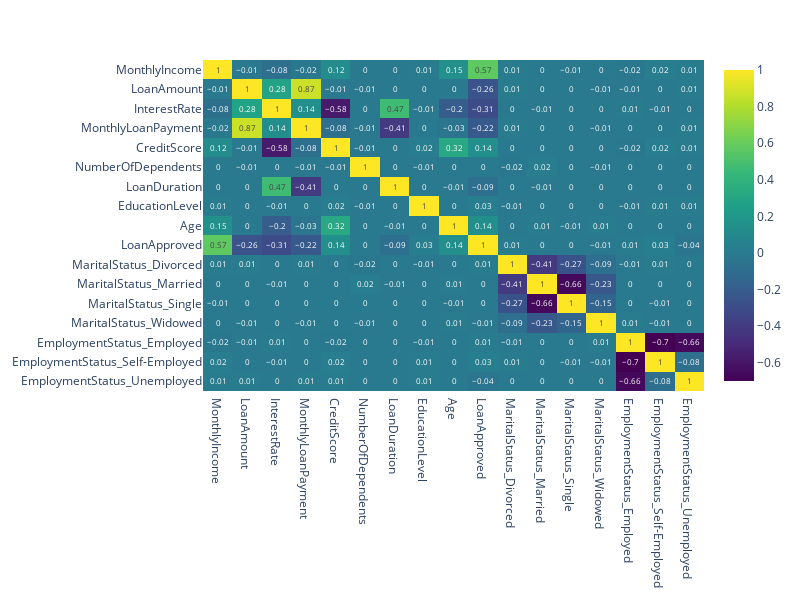

The cell this chart's notebook holds for it:
### Markdown cell above
## EDA

### Code cell
import plotly.express as px

# Calculate correlation matrix
corr_matrix = round(df.corr(numeric_only= True, method="spearman"), 2)

# Create a Plotly heatmap
fig = px.imshow(corr_matrix,
                text_auto=True,   # Annotates the heatmap with correlation values
                aspect="auto",    # Aspect ratio
                color_continuous_scale="Viridis", # Color scale
                width=800,        # Width of the plot
                height=600        # Height of the plot
               )

# Show the plot
fig.show()

### Figure 1 — Plotly figure (JSON) as saved in the notebook; plotly's stock layout.template omitted (floating-point values rounded to 4 significant figures; data arrays with more than 128 entries replaced by an {"elided": "..."} marker saying what was removed)
{"data": [{"coloraxis": "coloraxis", "hovertemplate": "x: %{x}<br>y: %{y}<br>color: %{z}<extra></extra>", "name": "0", "texttemplate": "%{z}", "type": "heatmap", "x": ["MonthlyIncome", "LoanAmount", "InterestRate", "MonthlyLoanPayment", "CreditScore", "NumberOfDependents", "LoanDuration", "EducationLevel", "Age", "LoanApproved", "MaritalStatus_Divorced", "MaritalStatus_Married", "MaritalStatus_Single", "MaritalStatus_Widowed", "EmploymentStatus_Employed", "EmploymentStatus_Self-Employed", "EmploymentStatus_Unemployed"], "xaxis": "x", "y": ["MonthlyIncome", "LoanAmount", "InterestRate", "MonthlyLoanPayment", "CreditScore", "NumberOfDependents", "LoanDuration", "EducationLevel", "Age", "LoanApproved", "MaritalStatus_Divorced", "MaritalStatus_Married", "MaritalStatus_Single", "MaritalStatus_Widowed", "EmploymentStatus_Employed", "EmploymentStatus_Self-Employed", "EmploymentStatus_Unemployed"], "yaxis": "y", "z": {"elided": "17x17 float values"}}], "layout": {"coloraxis": {"colorscale": [[0, "#440154"], [0.1111, "#482878"], [0.2222, "#3e4989"], [0.3333, "#31688e"], [0.4444, "#26828e"], [0.5556, "#1f9e89"], [0.6667, "#35b779"], [0.7778, "#6ece58"], [0.8889, "#b5de2b"], [1, "#fde725"]]}, "height": 600, "margin": {"t": 60}, "width": 800, "xaxis": {"anchor": "y", "domain": [0, 1]}, "yaxis": {"anchor": "x", "autorange": "reversed", "domain": [0, 1]}}}
